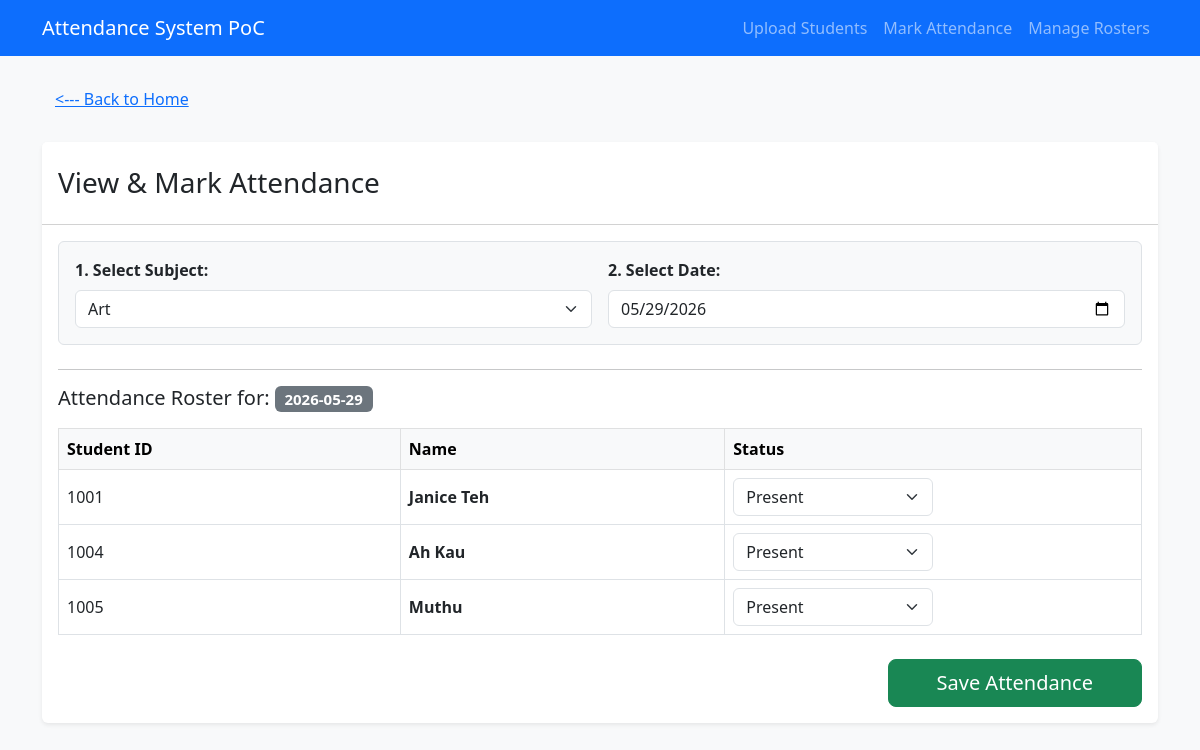
Page /attendance?class_id=2 on the committed database.
### tables this page shows
CREATE TABLE students (
                student_id TEXT PRIMARY KEY,
                name TEXT NOT NULL
            );

### app.py (the view, shortened to what this page needs)
@app.route('/attendance', methods=['GET', 'POST'])
def take_attendance():
    selected_class_id = request.args.get('class_id')
    selected_date = request.args.get('date') or date.today().strftime('%Y-%m-%d')
    with get_db_connection() as conn:
        classes = conn.execute('SELECT * FROM classes ORDER BY name').fetchall()
        students = []
        if selected_class_id:
            students = conn.execute('''
                SELECT s.student_id, s.name, a.status
                FROM students s
                JOIN enrollments e ON s.student_id = e.student_id
                LEFT JOIN attendance a ON s.student_id = a.student_id AND a.class_id = e.class_id AND a.date = ?
                WHERE e.class_id = ? AND e.is_active = 1
                ORDER BY s.student_id
            ''', (selected_date, selected_class_id)).fetchall()
    return render_template('attendance.html', classes=classes, students=students, selected_class_id=selected_class_id, selected_date=selected_date)

### app.py (called while the page is built)
def get_db_connection():
    conn = sqlite3.connect(DB_NAME)
    conn.row_factory = sqlite3.Row
    return conn

### templates/attendance.html (shortened to what this page needs)
{% extends 'base.html' %}
{% block content %}
<a href="/" class="btn btn-link"><--- Back to Home</a><br>
<div class="card shadow-sm border-0 mt-4">
    <div class="card-header bg-white pt-4 pb-3">
        <h3>View & Mark Attendance</h3>
    </div>
    <div class="card-body">
        <form method="get" class="mb-4 bg-light p-3 rounded border">
            <div class="row g-3 align-items-end">
                <div class="col-md-6">
                    <label class="form-label fw-bold">1. Select Subject:</label>
                    <select name="class_id" class="form-select" required onchange="this.form.submit()">
                        {% for c in classes %}
                            <option value="{{ c['id'] }}" {% if selected_class_id|string == c['id']|string %}selected{% endif %}>
                                {{ c['name'] }}
                            </option>
                        {% endfor %}
                    </select>
                </div>
                <div class="col-md-6">
                    <label class="form-label fw-bold">2. Select Date:</label>
                    <input type="date" name="date" class="form-control" value="{{ selected_date }}" required onchange="this.form.submit()">
                </div>
            </div>
        </form>
        <hr>
        {% if selected_class_id and students %}
            <form method="post" action="/attendance">
                <h5 class="mb-3">Attendance Roster for: <span class="badge bg-secondary">{{ selected_date }}</span></h5>
                <table class="table table-hover table-bordered align-middle">
                    <thead class="table-light">
                        <tr>
                            <th>Student ID</th>
                            <th>Name</th>
                            <th>Status</th>
                        </tr>
                    </thead>
                    <tbody>
                        {% for student in students %}
                        <tr>
                            <td>{{ student['student_id'] }}</td>
                            <td class="fw-bold">{{ student['name'] }}</td>
                            <td>
                                <select name="{{ student['student_id'] }}" class="form-select w-50">
                                    <option value="Present" {% if student['status'] == 'Present' or not student['status'] %}selected{% endif %}>Present</option>
                                </select>
                            </td>
                        </tr>
                        {% endfor %}
                    </tbody>
                </table>
                <div class="mt-4 text-end">
                    <button type="submit" class="btn btn-success btn-lg px-5">Save Attendance</button>
                </div>
            </form>
        {% elif selected_class_id %}
            <div class="alert alert-warning mt-4">No students found for this class. Please upload a CSV for this subject first.</div>
        {% endif %}
    </div>
</div>
{% endblock %}

### rows in the picture
students: student_id "1001", name "Janice Teh", student_id "Present"
students: student_id "1004", name "Ah Kau", student_id "Present"
students: student_id "1005", name "Muthu", student_id "Present"

### other values in the picture
{{ selected_date }} "2026-05-29"
form field class_id "Art"
